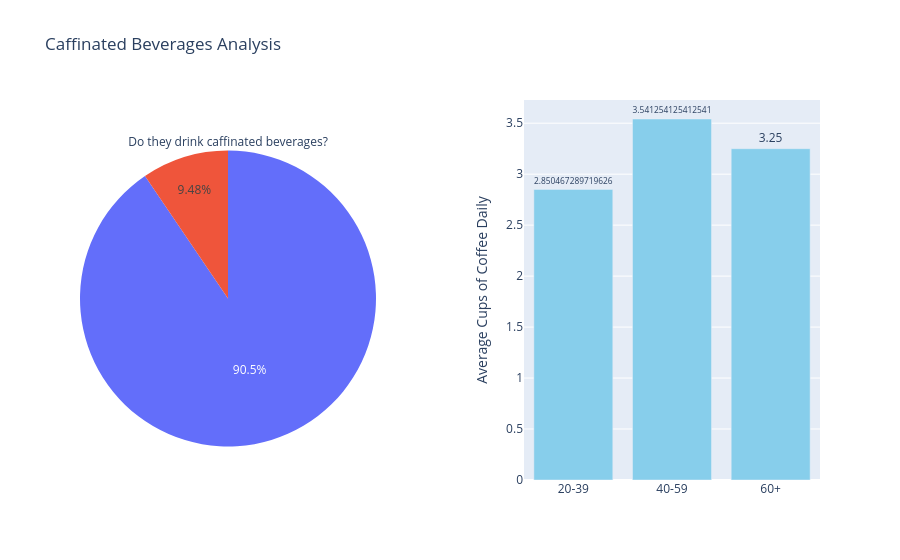

Here is the notebook cell this chart was saved with:
### Markdown cell above
###

### Code cell
import plotly.graph_objects as go
import pandas as pd

caff_beverages_counts = railroad_df_clean['Caff_Beverages'].map({1: 'Yes', 2: 'No'}).value_counts()

age_grouped_caffeine = railroad_df_clean.groupby('Age_Group_Grouped')['If_yes_how_many_daily'].mean().reset_index()

fig = go.Figure()

fig.add_trace(go.Pie(
    labels=caff_beverages_counts.index,
    values=caff_beverages_counts.values,
    title="Do they drink caffinated beverages?",
    domain=dict(x=[0, 0.4]) 
))

fig.add_trace(go.Bar(
    x=age_grouped_caffeine['Age_Group_Grouped'],
    y=age_grouped_caffeine['If_yes_how_many_daily'],
    name="Average Caffinated Beverages",
    marker=dict(color='skyblue'),
    text=age_grouped_caffeine['If_yes_how_many_daily'],
    textposition='outside'
))

fig.update_layout(
    title="Caffinated Beverages Analysis",
    grid=dict(rows=1, columns=2),  
    xaxis=dict(domain=[0.6, 1]),  
    yaxis=dict(title="Average Cups of Coffee Daily"),
    showlegend=False
)


fig.show()
fig.write_html("Coffee_Consumption_Analysis.html")

### Figure 1 — Plotly figure (JSON) as saved in the notebook; plotly's stock layout.template omitted (floating-point values rounded to 4 significant figures)
{"data": [{"domain": {"x": [0, 0.4]}, "labels": ["Yes", "No"], "title": {"text": "Do they drink caffinated beverages?"}, "type": "pie", "values": [382, 40]}, {"marker": {"color": "skyblue"}, "name": "Average Caffinated Beverages", "text": [2.85, 3.541, 3.25], "textposition": "outside", "type": "bar", "x": ["20-39", "40-59", "60+"], "y": [2.85, 3.541, 3.25]}], "layout": {"grid": {"columns": 2, "rows": 1}, "showlegend": false, "title": {"text": "Caffinated Beverages Analysis"}, "xaxis": {"domain": [0.6, 1]}, "yaxis": {"title": {"text": "Average Cups of Coffee Daily"}}}}
